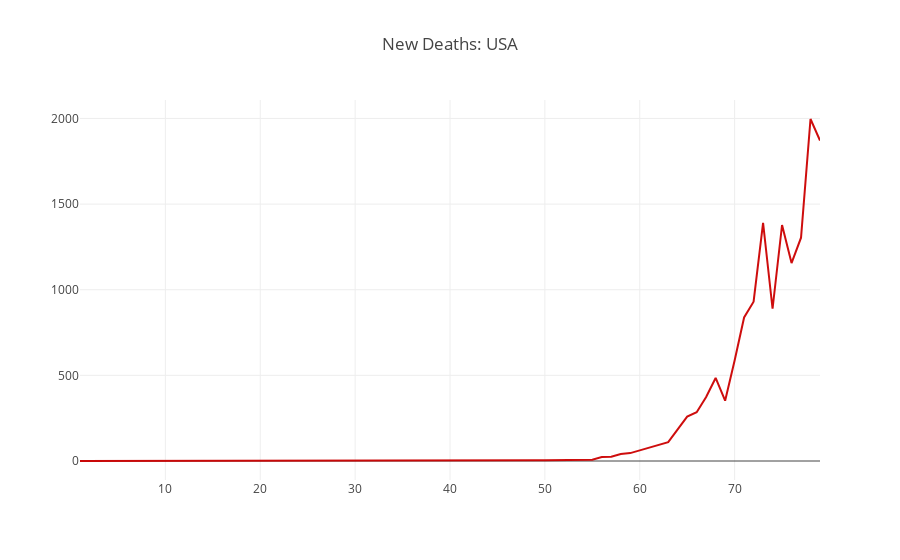

Notebook source saved alongside this figure:
### Markdown cell above
## US: New Deaths

Just new deaths, for detail.

### Code cell
val new_deaths_usa: Vector[Int] = {
    totalNewDaily().map( z => z.newDeaths)
}

val curve_new_deaths_trace = Scatter(
  (1 to new_deaths_usa.size),
  new_deaths_usa,
  name = "2020 Covid New Deaths, Daily",
  mode = ScatterMode(ScatterMode.Lines),
  marker = Marker(
    color = Color.RGBA(204, 0, 0, 0.95),
    line = Line(
      color = Color.RGBA(217, 217, 217, 1.0),
      width = 1.0
    ),
    symbol = Symbol.Circle(),
    size = 3
  )
)

val data = Seq(curve_new_deaths_trace)

val layout = Layout(s"New Deaths: USA")

plot(data, layout)

### Figure 1 — Plotly figure (JSON) as saved in the notebook; plotly's stock layout.template omitted (floating-point values rounded to 4 significant figures)
{"data": [{"marker": {"color": "rgba(204, 0, 0, 0.95)", "line": {"color": "rgba(217, 217, 217, 1.0)", "width": 1}, "size": 3, "symbol": "circle"}, "mode": "lines", "name": "2020 Covid New Deaths, Daily", "type": "scatter", "x": [1, 2, 3, 4, 5, 6, 7, 8, 9, 10, 11, 12, 13, 14, 15, 16, 17, 18, 19, 20, 21, 22, 23, 24, 25, 26, 27, 28, 29, 30, 31, 32, 33, 34, 35, 36, 37, 38, 39, 40, 41, 42, 43, 44, 45, 46, 47, 48, 49, 50, 51, 52, 53, 54, 55, 56, 57, 58, 59, 60, 61, 62, 63, 64, 65, 66, 67, 68, 69, 70, 71, 72, 73, 74, 75, 76, 77, 78, 79], "y": [0, 0, 0, 0, 0, 0, 0, 0, 0, 0, 0, 0, 0, 0, 0, 0, 0, 0, 0, 0, 0, 0, 0, 0, 0, 0, 0, 0, 0, 0, 0, 0, 0, 0, 0, 0, 0, 0, 0, 1, 2, 3, 4, 2, 0, 3, 4, 3, 4, 5, 6, 6, 7, 10, 8, 23, 25, 41, 46, 62, 78, 93, 110, 185, 259, 285, 374, 485, 352, 587, 838, 930, 1391, 889, 1378, 1156, 1304, 1997, 1871]}], "layout": {"title": "New Deaths: USA"}}
